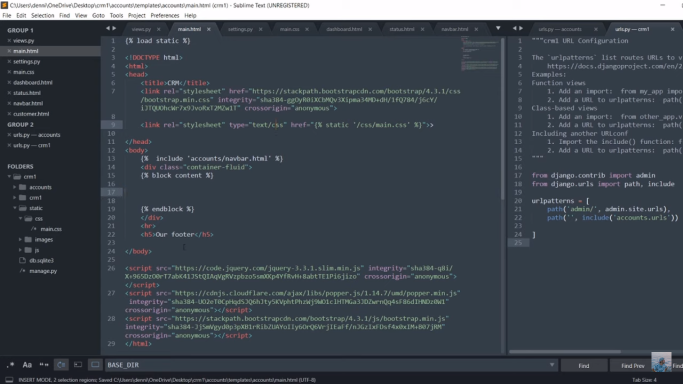
#> input picture for-PORTRAIT/test.png, 1366 x 768 px (shown at 1/2 size)
$ python text_center_and_wrap.py
#> lines starting #> are read from the running program, lines starting #| are printed output that depends on the picture
from PIL import Image, ImageDraw, ImageFont

def wrap_text(draw, text, font, max_width):
    words = text.split()
    lines = []
    current_line = words[0]

    for word in words[1:]:
        test_line = current_line + " " + word
        if draw.textlength(test_line, font) <= max_width:
            current_line = test_line
        else:
            lines.append(current_line)
            current_line = word

    lines.append(current_line)
    return lines

def draw_text_centered(draw, lines, position, font, max_width, padding, fill='yellow'):
    y = position[1]

    for line in lines:
        text_width = draw.textlength(line, font)
        x = position[0] + (max_width - text_width) // 2
        draw.text((x, y), line, font=font, fill=fill)
        y += font.getsize('hg')[1] + padding

def get_wrapped_text_size(draw, lines, font, padding):
    line_height = font.getsize('hg')[1]
    total_height = len(lines) * (line_height + padding) - padding
    max_line_width = max(draw.textlength(line, font) for line in lines)
    return total_height, max_line_width

def dynamically_adjust_font(draw, text, font, max_width, max_height, padding):
    lines = wrap_text(draw, text, font, max_width)
    total_height, _ = get_wrapped_text_size(draw, lines, font, padding)
    while total_height > max_height and font.size > 10:
        font = ImageFont.truetype(font.path, font.size - 1)
        lines = wrap_text(draw, text, font, max_width)
        total_height, _ = get_wrapped_text_size(draw, lines, font, padding)
    return font, lines

if __name__ == '__main__':
    # Load the image
    image = Image.open('test.png')
#> image is the input picture: PIL image 1366x768 RGBA; mean R, G, B, A 62.5, 70.3, 78.9, 255

    # Resize the image
    to_9_by_16 = image.resize((360, 740))
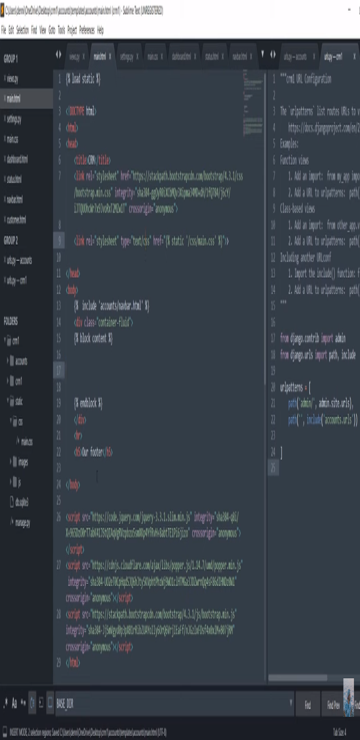
#> to_9_by_16: PIL image 360x740 RGBA; mean R, G, B, A 62.5, 70.3, 78.9, 255

    # Get resized image dimensions
    image_width, image_height = to_9_by_16.size
#> image_width = 360; image_height = 740

    # Create a drawing object
    draw = ImageDraw.Draw(to_9_by_16)

    # Add a yellow border around the image
    draw.rectangle([(0, 0), (image_width - 1, image_height - 1)], outline='yellow', width=1)

    # Define fonts
    fonts = {
        "bold": ImageFont.truetype("Roboto/Roboto-Bold.ttf", 35),
        "medium": ImageFont.truetype("Roboto/Roboto-Medium.ttf", 40),
        "light": ImageFont.truetype("Roboto/Roboto-Light.ttf", 30),
        "thin": ImageFont.truetype("Roboto/Roboto-Thin.ttf", 30)
    }

    # Titles and descriptions
    title = "Top 5 mountains in the world"
    description = "Mount Everest"

    padding = 5
    margin_between = 50  # Margin between title and description
    safe_margin = 10  # Margin from the image edges

    # Dynamically adjust font size and wrap text
    title_font = fonts["bold"]
    max_title_width = image_width - 2 * safe_margin
#> max_title_width = 340
    title_max_height = (image_height - 2 * safe_margin) // 2
#> title_max_height = 360
    title_font, title_lines = dynamically_adjust_font(draw, title, title_font, max_title_width, title_max_height, padding)
#> title_lines = ['Top 5 mountains in', 'the world']

    description_font = fonts["medium"]
    max_description_width = image_width - 2 * safe_margin
#> max_description_width = 340
    description_max_height = (image_height - 2 * safe_margin) // 2
#> description_max_height = 360
    description_font, description_lines = dynamically_adjust_font(draw, description, description_font, max_description_width, description_max_height, padding)
#> description_lines = ['Mount Everest']

    # Calculate total text height
    title_total_height, _ = get_wrapped_text_size(draw, title_lines, title_font, padding)
#> title_total_height = 85
    description_total_height, _ = get_wrapped_text_size(draw, description_lines, description_font, padding)
#> description_total_height = 46
    total_text_height = title_total_height + margin_between + description_total_height
#> total_text_height = 181

    # Positioning
    if total_text_height > image_height - 2 * safe_margin:
        print("Text does not fit within the image boundaries.")
    else:
        position = (safe_margin, safe_margin + (image_height - total_text_height) // 2 - 120)
#> position = (10, 169)

        # Draw the rectangle behind the title
        rect_x0 = safe_margin
        rect_x1 = image_width - safe_margin
#> rect_x1 = 350
        rect_y0 = position[1] - padding
#> rect_y0 = 164
        rect_y1 = rect_y0 + title_total_height + 2 * padding
#> rect_y1 = 259
        draw.rectangle([(rect_x0, rect_y0), (rect_x1, rect_y1)], fill="yellow")

        # Draw wrapped and centered title
        draw_text_centered(draw, title_lines, (safe_margin, rect_y0 + padding), title_font, rect_x1 - rect_x0, padding, fill='black')
#> the loop in draw_text_centered, `for line in lines:` made 2 passes
#> (line, text_width, x, y) on passes 1 to 2: ('Top 5 mountains in', 299.5, 30, 214), ('the world', 146.3, 106, 259)

        # Update position for description
        position = (safe_margin, rect_y1 + margin_between)
#> position = (10, 309)

        # Draw wrapped and centered description
        draw_text_centered(draw, description_lines, position, description_font, max_description_width, padding)
#> the loop in draw_text_centered (call 2), `for line in lines:` made 1 pass
#> (line, text_width, x, y) on pass 1: ('Mount Everest', 257.8, 51, 360)

    # Display the image with added text
    to_9_by_16.show()
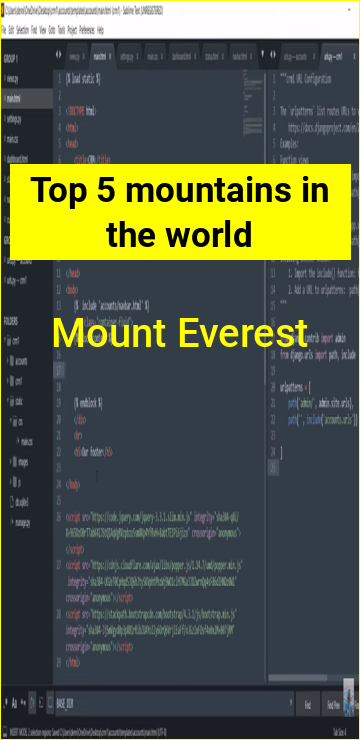
#> shown: PIL image 360x740 RGBA; mean R, G, B, A 86, 92.6, 68.2, 255
